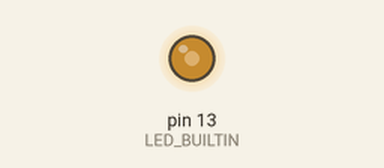
A sketch run on a simulated Arduino Uno, built with avr-gcc and run on an emulated ATmega328P. Shown: output pins drawn as LEDs (lit = HIGH).

Above: at 0.1 s.
Timing chart, 0 to 1.6 s (numbered marks = the images above):
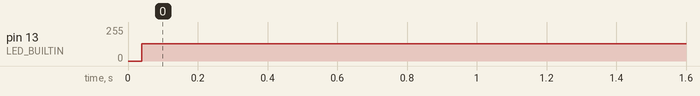

The sketch:

timingReview_001.ino
```cpp
boolean lamp;

void setup() {
  pinMode(LED_BUILTIN, OUTPUT);
}

void loop() {
  lamp=!lamp;
  digitalWrite(LED_BUILTIN, lamp);
}
```

Measured:
- by itself, pin 13 (LED_BUILTIN): 0/255 → 129/255 at 0.04 s
